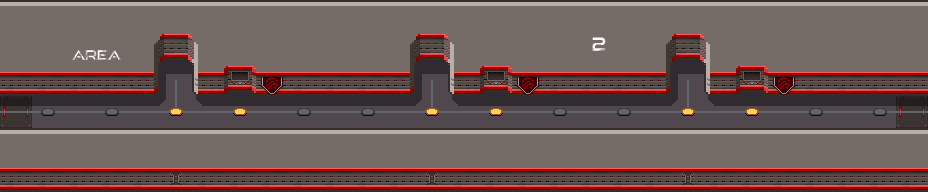

A level layout from a 2D game, rendered from its tile map. Below: a short description, then the map file with its tile-grid data intact:
An orthogonal 29x6 tile map with 32x32 px tiles, 6 tile layers (floor, sh, wall, p, ...), 2 tilesets.

<map version="1.10" tiledversion="1.10.2" orientation="orthogonal" renderorder="right-down" width="29" height="6" tilewidth="32" tileheight="32" infinite="0" nextlayerid="7" nextobjectid="1">
 <tileset firstgid="1" source="alien_spaceship_tileset2.tsx" />
 <tileset firstgid="241" source="scifi_tileset_01.tsx" />
 <layer id="3" name="floor" width="29" height="6">
  <data encoding="csv">
151,151,151,151,151,151,151,151,151,151,151,151,151,151,151,151,151,151,151,151,151,151,151,151,151,151,151,151,151,
151,151,151,151,151,151,151,151,151,151,151,151,151,151,151,151,151,151,151,151,151,151,151,151,151,151,151,151,151,
151,151,151,151,151,151,151,151,151,151,151,151,151,151,151,151,151,151,151,151,151,151,151,151,151,151,151,151,151,
181,151,151,151,151,151,151,151,151,151,151,151,151,151,151,151,151,151,151,151,151,151,151,151,151,151,151,151,181,
151,151,151,151,151,151,151,151,151,151,151,151,151,151,151,151,151,151,151,151,151,151,151,151,151,151,151,151,151,
151,151,151,151,151,151,151,151,151,151,151,151,151,151,151,151,151,151,151,151,151,151,151,151,151,151,151,151,151
</data>
 </layer>
 <layer id="5" name="sh" width="29" height="6" opacity="0.4">
  <data encoding="csv">
0,0,0,0,0,0,0,0,0,0,0,0,0,0,0,0,0,0,0,0,0,0,0,0,0,0,0,0,0,
0,0,0,0,0,36,0,0,0,0,0,0,36,36,0,0,0,0,0,0,36,36,36,0,0,0,0,0,0,
0,0,0,0,36,13,0,36,0,0,0,0,36,13,0,36,0,0,0,0,36,13,0,36,0,0,0,0,0,
22,22,22,22,22,23,24,22,22,22,22,22,22,23,24,22,22,22,22,22,22,23,24,22,22,22,22,22,22,
0,0,0,0,0,0,0,0,0,0,0,0,0,0,0,0,0,0,0,0,0,0,0,0,0,0,0,0,0,
0,0,0,0,0,0,0,0,0,0,0,0,0,0,0,0,0,0,0,0,0,0,0,0,0,0,0,0,0
</data>
 </layer>
 <layer id="2" name="wall" width="29" height="6">
  <data encoding="csv">
53,53,53,53,53,53,53,53,53,53,53,53,53,53,53,53,53,53,53,53,53,53,53,53,53,53,53,53,53,
1,1,1,1,2,3,4,1,1,1,1,1,2,3,4,1,1,1,1,1,2,3,4,1,1,1,1,1,1,
111,111,111,111,12,0,14,113,116,111,111,111,12,0,14,113,116,111,111,111,12,0,14,113,116,111,111,111,111,
0,0,0,0,0,0,0,0,0,0,0,0,0,0,0,0,0,0,0,0,0,0,0,0,0,0,0,0,0,
53,53,53,53,53,53,53,53,53,53,53,53,53,53,53,53,53,53,53,53,53,53,53,53,53,53,53,53,53,
111,111,111,111,111,104,111,111,111,111,111,111,111,104,111,111,111,111,111,111,111,104,111,111,111,111,111,111,111
</data>
 </layer>
 <layer id="6" name="p" width="29" height="6">
  <data encoding="csv">
0,0,0,0,0,0,0,0,0,0,0,0,0,0,0,0,0,0,0,0,0,0,0,0,0,0,0,0,0,
0,0,391,392,0,0,0,0,0,0,0,0,0,0,0,0,0,0,395,0,0,0,0,0,0,0,0,0,0,
0,0,0,0,0,0,0,0,0,0,0,0,0,0,0,0,0,0,0,0,0,0,0,0,0,0,0,0,0,
0,0,0,0,0,0,0,0,0,0,0,0,0,0,0,0,0,0,0,0,0,0,0,0,0,0,0,0,0,
0,0,0,0,0,0,0,0,0,0,0,0,0,0,0,0,0,0,0,0,0,0,0,0,0,0,0,0,0,
0,0,0,0,0,0,0,0,0,0,0,0,0,0,0,0,0,0,0,0,0,0,0,0,0,0,0,0,0
</data>
 </layer>
 <layer id="4" name="line" width="29" height="6">
  <data encoding="csv">
0,0,0,0,0,0,0,0,0,0,0,0,0,0,0,0,0,0,0,0,0,0,0,0,0,0,0,0,0,
0,0,0,0,0,0,0,0,0,0,0,0,0,0,0,0,0,0,0,0,0,0,0,0,0,0,0,0,0,
0,0,0,0,0,2684354730,0,0,0,0,0,0,0,2684354730,0,0,0,0,0,0,0,2684354730,0,0,0,0,0,0,0,
2684354739,2684354739,2684354739,2684354739,2684354739,159,2684354739,2684354739,2684354739,2684354739,2684354739,2684354739,2684354739,159,2684354739,2684354739,2684354739,2684354739,2684354739,2684354739,2684354739,159,2684354739,2684354739,2684354739,2684354739,2684354739,2684354739,2684354739,
0,0,0,0,0,0,0,0,0,0,0,0,0,0,0,0,0,0,0,0,0,0,0,0,0,0,0,0,0,
0,0,0,0,0,0,0,0,0,0,0,0,0,0,0,0,0,0,0,0,0,0,0,0,0,0,0,0,0
</data>
 </layer>
 <layer id="1" name="point" width="29" height="6">
  <data encoding="csv">
0,0,0,0,0,0,0,0,0,0,0,0,0,0,0,0,0,0,0,0,0,0,0,0,0,0,0,0,0,
0,0,0,0,0,0,0,0,0,0,0,0,0,0,0,0,0,0,0,0,0,0,0,0,0,0,0,0,0,
0,0,0,0,0,0,0,0,0,0,0,0,0,0,0,0,0,0,0,0,0,0,0,0,0,0,0,0,0,
0,168,0,168,0,158,0,158,0,168,0,168,0,158,0,158,0,168,0,168,0,158,0,158,0,168,0,168,0,
0,0,0,0,0,0,0,0,0,0,0,0,0,0,0,0,0,0,0,0,0,0,0,0,0,0,0,0,0,
0,0,0,0,0,0,0,0,0,0,0,0,0,0,0,0,0,0,0,0,0,0,0,0,0,0,0,0,0
</data>
 </layer>
</map>
